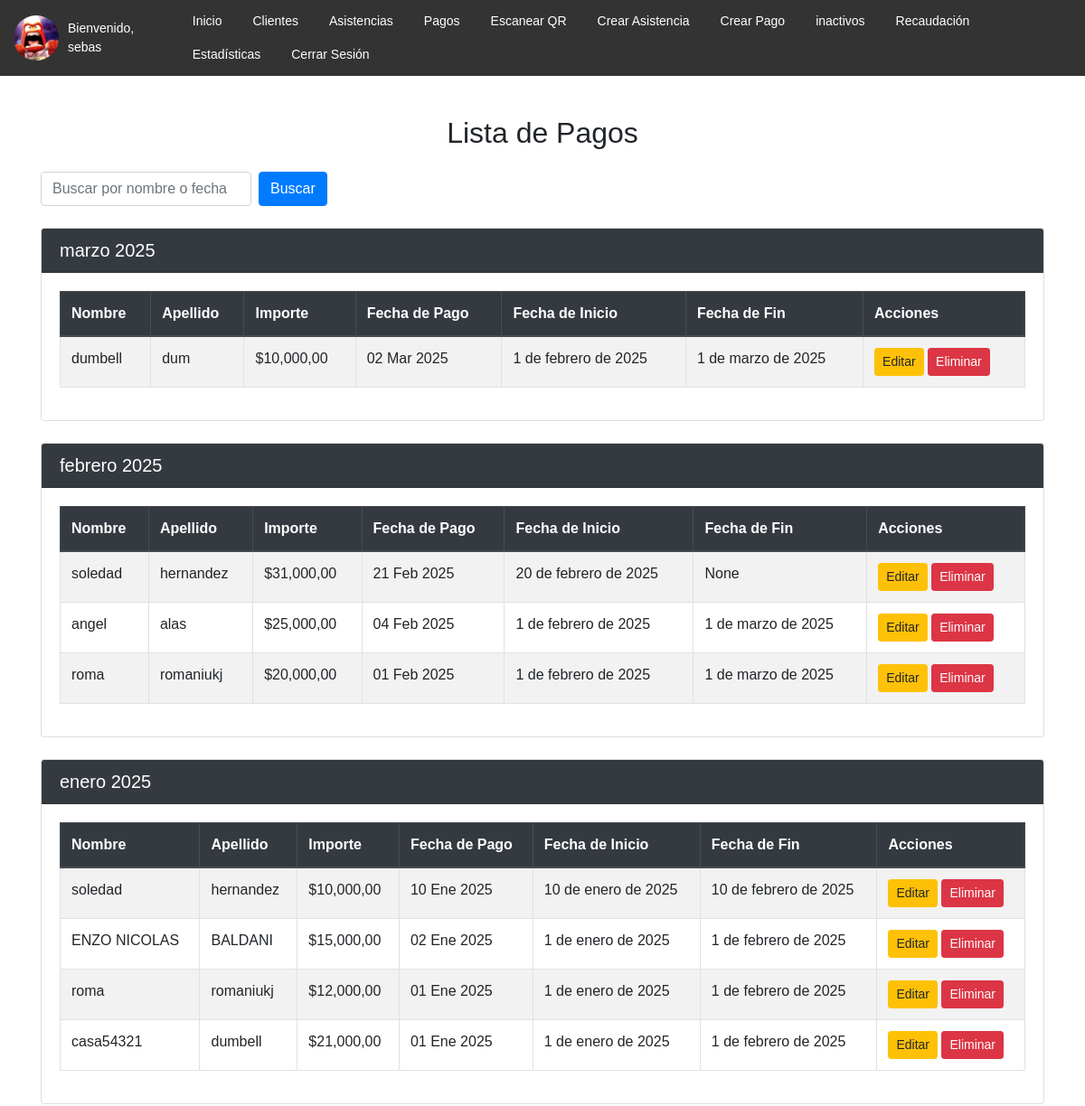
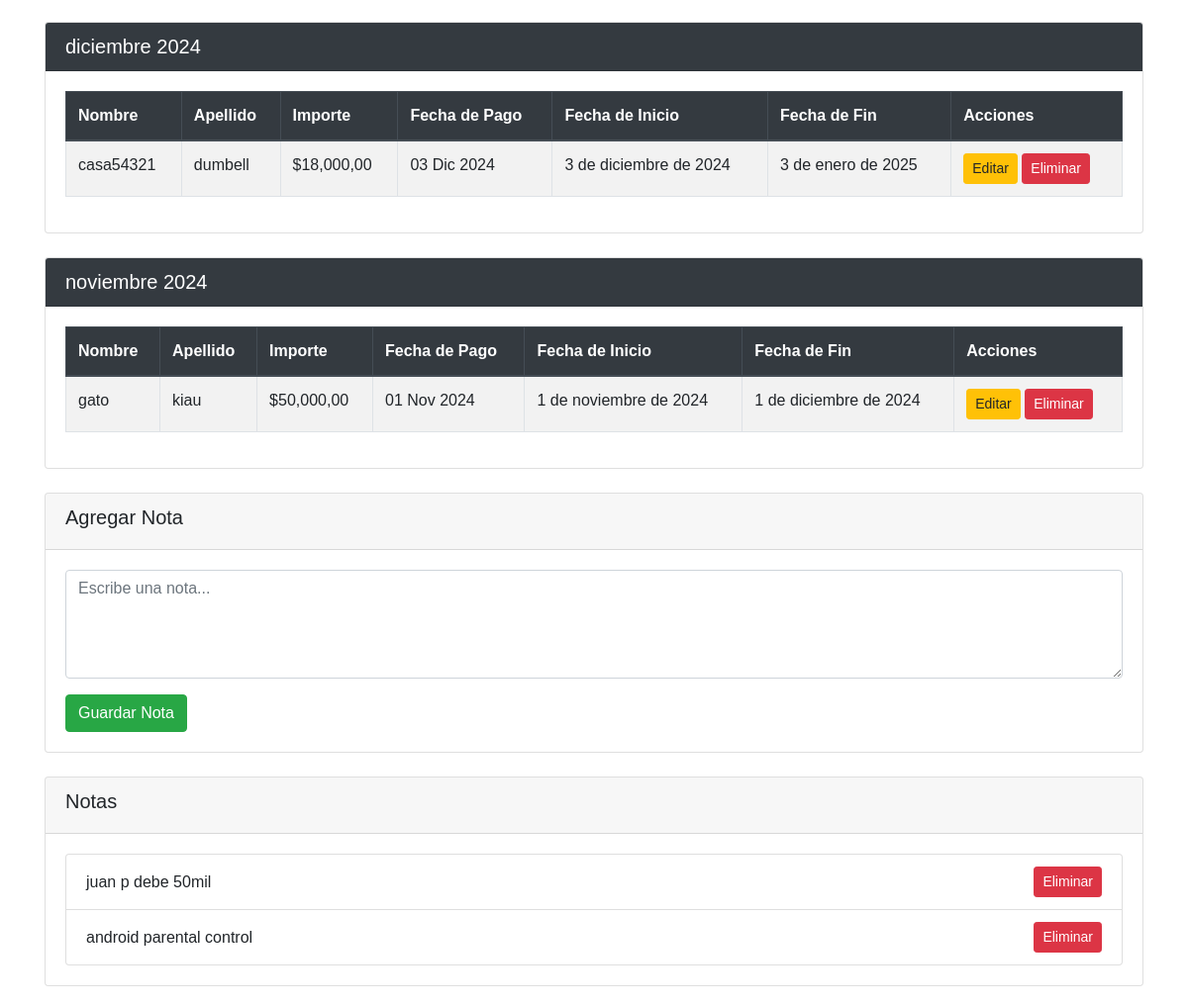
Screenshot of /pagos/ (signed in) with the database file from the repository (2 pictures, top to bottom).
### clientes/models.py (models this page shows, shortened)
class Pago(models.Model):
    cliente = models.ForeignKey(Cliente, on_delete=models.CASCADE)
    importe = models.DecimalField(max_digits=10, decimal_places=2)
    fecha_inicio = models.DateField(blank=True, null=True)
    fecha_pago = models.DateField(blank=True, null=True)
    fecha_fin = models.DateField(blank=True, null=True)  # Nuevo campo opcional para almacenar la fecha de fin

class Cliente(models.Model):
    user = models.OneToOneField(User, on_delete=models.CASCADE, null=True, blank=True)
    nombre = models.CharField(max_length=100)
    apellido = models.CharField(max_length=100)
    numero_celular = models.CharField(max_length=15)
    edad = models.IntegerField(default=18)
    fecha_nacimiento = models.DateField(null=True, blank=True)
    enfermedades = models.TextField(blank=True, null=True)
    alergias = models.TextField(blank=True, null=True)
    asistencia_mensual = models.PositiveIntegerField(default=0)
    imagen_perfil = models.ImageField(upload_to='perfil/', null=True, blank=True)
    qr_code = models.ImageField(upload_to='qr_codes/', null=True, blank=True)

class Nota(models.Model):
    contenido = models.TextField()
    fecha_creacion = models.DateTimeField(auto_now_add=True)

### clientes/views.py (the view, shortened to what this page needs)
# urls.py: path('pagos/', views.listar_pagos, name='listar_pagos'),
@login_required
def listar_pagos(request):
    query = request.GET.get('q')
    if request.user.is_staff:  # Administradores ven todos los pagos
        if query:
            pagos = Pago.objects.filter(
                Q(fecha_pago__icontains=query) |
                Q(cliente__nombre__icontains=query) |
                Q(cliente__apellido__icontains=query) |
                Q(importe__icontains=query)
            ).order_by('-fecha_pago')
        else:
            pagos = Pago.objects.order_by('-fecha_pago')
    notas = Nota.objects.all()  # Verifica que el modelo Nota esté definido correctamente
    return render(request, 'clientes/listar_pagos.html', {'pagos': pagos, 'notas': notas})

### clientes/templates/clientes/listar_pagos.html (shortened to what this page needs)
{% extends "base.html" %}
{% load humanize %}
{% block content %}
<div class="container mt-4">
    <div class="text-center">
        <h2>Lista de Pagos</h2>
    </div>
    <form method="GET" action="{% url 'listar_pagos' %}" class="form-inline my-4">
        <input type="text" name="q" class="form-control mr-sm-2" placeholder="Buscar por nombre o fecha" value="{{ request.GET.q }}">
        <button type="submit" class="btn btn-primary">Buscar</button>
    </form>
    {% regroup pagos by fecha_pago|date:"F Y" as pagos_por_mes %}
    {% for mes_pagos in pagos_por_mes %}
    <div class="card mb-4">
        <div class="card-header bg-dark text-white">
            <h5 class="mb-0">{{ mes_pagos.grouper }}</h5>
        </div>
        <div class="card-body">
            <div class="table-responsive">
                <table class="table table-striped table-bordered">
                    <thead class="thead-dark">
                        <tr>
                            <th>Nombre</th>
                            <th>Apellido</th>
                            <th>Importe</th>
                            <th>Fecha de Pago</th>
                            <th>Fecha de Inicio</th>
                            <th>Fecha de Fin</th>
                            {% if user.is_staff %}
                                <th>Acciones</th>
                            {% endif %}
                        </tr>
                    </thead>
                    <tbody>
                        {% for pago in mes_pagos.list %}
                            <tr>
                                <td>{{ pago.cliente.nombre }}</td>
                                <td>{{ pago.cliente.apellido }}</td>
                                <td>${{ pago.importe|floatformat:2|intcomma }}</td>
                                <td>{{ pago.fecha_pago|date:"d M Y" }}</td>
                                <td>{{ pago.fecha_inicio }}</td>
                                <td>{{ pago.fecha_fin }}</td>
                                {% if user.is_staff %}
                                    <td>
                                        <a href="{% url 'editar_pago' pago.id %}" class="btn btn-warning btn-sm">Editar</a>
                                        <form action="{% url 'eliminar_pago' pago.id %}" method="POST" style="display:inline;" onsubmit="return confirm('¿Estás seguro de que deseas eliminar este pago?');">
                                            <button type="submit" class="btn btn-danger btn-sm">Eliminar</button>
                                        </form>
                                    </td>
                                {% endif %}
                            </tr>
                        {% endfor %}
                    </tbody>
                </table>
            </div>
        </div>
    </div>
{% endfor %}
    {% if user.is_staff %}
        <div class="card mb-4">
            <div class="card-header">
                <h5>Agregar Nota</h5>
            </div>
            <div class="card-body">
                <form method="POST">
                    <div class="form-group">
                        <textarea name="contenido" class="form-control" rows="4" placeholder="Escribe una nota..."></textarea>
                    </div>
                    <button type="submit" class="btn btn-success">Guardar Nota</button>
                </form>
            </div>
        </div>
        <div class="card">
            <div class="card-header">
                <h5>Notas</h5>
            </div>
            <div class="card-body">
                <ul class="list-group">
                    {% for nota in notas %}
                        <li class="list-group-item d-flex justify-content-between align-items-center">
                            <span>{{ nota.contenido }}</span>
                            <form method="POST" style="display:inline;">
                                <button type="submit" class="btn btn-danger btn-sm">Eliminar</button>
                            </form>
                        </li>
                    {% endfor %}
                </ul>
            </div>
        </div>
    {% endif %}
</div>
{% endblock %}

### clientes/templates/base.html (shortened to what this page needs)
{% load static %}
<!DOCTYPE html>
<html lang="es">
<head>
    <link rel="stylesheet" href="https://maxcdn.bootstrapcdn.com/bootstrap/4.5.2/css/bootstrap.min.css">
</head>
<body>
    <header>
        {% if user.is_authenticated %}
            <div class="menu-container">
                {% if user.cliente.imagen_perfil %}
                    <img src="{{ user.cliente.imagen_perfil.url }}" alt="Imagen de perfil" class="profile-img">
                {% else %}
                    <img src="{% static 'default_profile.png' %}" alt="Imagen de perfil por defecto" class="profile-img">
                {% endif %}
                <div class="welcome-text">Bienvenido, {{ user.username }}</div>
                <nav>
                    <ul>
                        {% if user.is_staff %}
                            <li><a href="{% url 'home' %}">Inicio</a></li>
                            <li><a href="{% url 'listar_clientes' %}">Clientes</a></li>
                            <li><a href="{% url 'listar_asistencias' %}">Asistencias</a></li>
                            <li><a href="{% url 'listar_pagos' %}">Pagos</a></li>
                            <li><a href="{% url 'escanear_qr' %}">Escanear QR</a></li>
                            <li><a href="{% url 'crear_asistencia' %}">Crear Asistencia</a></li>
                            <li><a href="{% url 'crear_pago' %}">Crear Pago</a></li>
                            <li><a href="{% url 'listar_inactivos' %}">inactivos</a></li>
                            <li><a href="{% url 'recaudacion' %}">Recaudación</a></li>
                            <li><a href="{% url 'dashboard' %}">Estadísticas</a></li>
                        {% endif %}
                        <li>
                            <form id="logout-form" method="post" action="{% url 'logout' %}" style="margin: 0;">
                                <button type="button" onclick="confirmarCierreSesion()">Cerrar Sesión</button>
                            </form>
                        </li>
                    </ul>
                </nav>
            </div>
        {% endif %}
    </header>
    <main>
        {% block content %}{% endblock %}
    </main>
</body>
</html>

### clientes/templates/base.html (style rules this page uses)
body { font-family: Arial, sans-serif; margin: 0; padding: 0; }
header { background-color: #333; padding: 5px 15px; display: flex; align-items: center; justify-content: space-between; }
.menu-container { display: flex; align-items: center; width: 100%; }
.profile-img { width: 50px; height: 50px; border-radius: 50%; object-fit: cover; margin-right: 10px; }
.welcome-text { color: white; margin-right: 20px; font-size: 14px; }
nav ul { list-style-type: none; margin: 0; padding: 0; display: flex; flex-wrap: wrap; }
nav ul li { margin: 0 5px; }
nav ul li a, nav ul li form button { display: block; color: white; padding: 8px 12px; text-decoration: none; background-color: #333; border: none; border-radius: 5px; cursor: pointer; transition: background-color 0.3s ease; font-size: 14px; }
main { padding: 20px; }

### rows the page displays
Pago: cliente.nombre "dumbell", cliente.apellido "dum", importe "10,000,00", fecha_pago "02 Mar 2025", fecha_inicio "1 de febrero de 2025", fecha_fin "1 de marzo de 2025"
Pago: cliente.nombre "soledad", cliente.apellido "hernandez", importe "31,000,00", fecha_pago "21 Feb 2025", fecha_inicio "20 de febrero de 2025", fecha_fin "None"
Pago: cliente.nombre "angel", cliente.apellido "alas", importe "25,000,00", fecha_pago "04 Feb 2025", fecha_inicio "1 de febrero de 2025", fecha_fin "1 de marzo de 2025"
Pago: cliente.nombre "roma", cliente.apellido "romaniukj", importe "20,000,00", fecha_pago "01 Feb 2025", fecha_inicio "1 de febrero de 2025", fecha_fin "1 de marzo de 2025"
Pago: cliente.nombre "soledad", cliente.apellido "hernandez", importe "10,000,00", fecha_pago "10 Ene 2025", fecha_inicio "10 de enero de 2025", fecha_fin "10 de febrero de 2025"
Pago: cliente.nombre "ENZO NICOLAS", cliente.apellido "BALDANI", importe "15,000,00", fecha_pago "02 Ene 2025", fecha_inicio "1 de enero de 2025", fecha_fin "1 de febrero de 2025"
Pago: cliente.nombre "roma", cliente.apellido "romaniukj", importe "12,000,00", fecha_pago "01 Ene 2025", fecha_inicio "1 de enero de 2025", fecha_fin "1 de febrero de 2025"
Pago: cliente.nombre "casa54321", cliente.apellido "dumbell", importe "21,000,00", fecha_pago "01 Ene 2025", fecha_inicio "1 de enero de 2025", fecha_fin "1 de febrero de 2025"
Pago: cliente.nombre "casa54321", cliente.apellido "dumbell", importe "18,000,00", fecha_pago "03 Dic 2024", fecha_inicio "3 de diciembre de 2024", fecha_fin "3 de enero de 2025"
Pago: cliente.nombre "gato", cliente.apellido "kiau", importe "50,000,00", fecha_pago "01 Nov 2024", fecha_inicio "1 de noviembre de 2024", fecha_fin "1 de diciembre de 2024"
Nota: contenido "juan p debe 50mil"
Nota: contenido "android parental control"

### other values shown
{{ user.username }} "sebas"
{{ mes_pagos.grouper }} "marzo 2025" "febrero 2025" "enero 2025" "diciembre 2024" "noviembre 2024"
